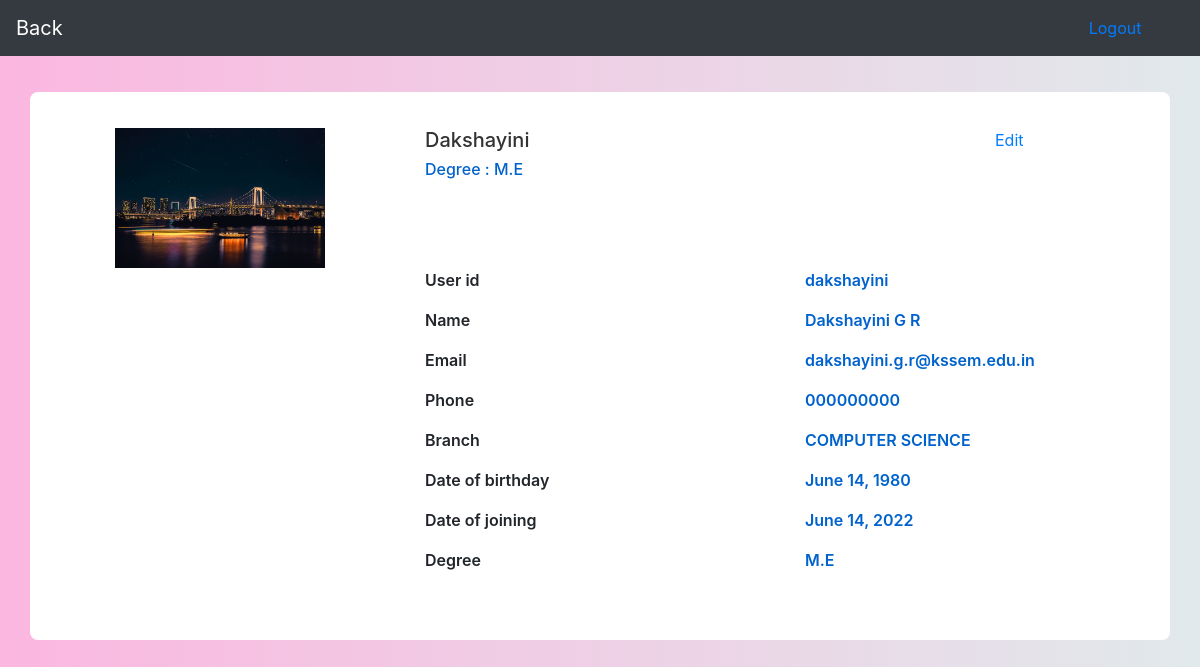
The app's page /facultyt_details/5 (signed in) with its own data.
### home/models.py (models this page shows, shortened)
class Faculty(models.Model):
    fid             = models.AutoField(primary_key=True)
    user_id         = models.CharField(max_length = 30, default='')
    first_name      = models.CharField(max_length = 30, default='')
    last_name       = models.CharField(max_length = 30, default='')
    image           = models.ImageField(upload_to='faculties/', null = True, blank = True)
    date_of_birth   = models.DateField(default=datetime.now(), blank = True)
    date_of_joining = models.DateField(default=datetime.now(), blank = True)
    email           = models.EmailField(max_length = 30, default = 'email',)
    gender          = models.CharField(max_length = 30, default = 'MALE', choices = GENDER_CHOUCE)
    degree          = models.CharField(max_length = 30, default = '')
    branch          = models.CharField(max_length = 30,  choices = BRANCH_CHOUCE)
    created_date    = models.DateField(auto_now_add = True)
    status          = models.BooleanField(default = 0)
    phone           = models.CharField( max_length = 30, default = '')

### home/views.py (the view)
# urls.py: path('facultyt_details/<int:pk>', login_required(FacultytDetails.as_view()), name = 'facultyt_details'),
class FacultytDetails(DetailView):
    model         = Faculty
    template_name = "faculty_details.html"
    def get_context_data(self, **kwargs):
        context = super().get_context_data(**kwargs)
        fac_id  =  self.kwargs['pk']
        if (User.objects.filter(last_name = fac_id).first()):
           context["user_id"] = User.objects.filter(last_name = fac_id).first().username
        else:
           context["user_id"] = 'User not created'
        return context

### home/templates/faculty_details.html (shortened to what this page needs)
{% load static %}
    <link rel="stylesheet" href="https://cdnjs.cloudflare.com/ajax/libs/font-awesome/5.13.0/css/all.min.css" />
    <link rel="stylesheet" href="{% static '/home/css/student_details.css' %}" type="text/css">
<link href="//maxcdn.bootstrapcdn.com/bootstrap/4.1.1/css/bootstrap.min.css" rel="stylesheet" id="bootstrap-css">
<nav class="navbar navbar-expand-lg navbar-dark bg-dark">
    <a class="navbar-brand" href="{% url 'faculties' %}">Back</a>
    <a class="nav-link active" href="{% url 'logout' %}" style="margin-left: 994px;">Logout</a>
</nav>
<div class="container emp-profile">
            <form method="post">
                <div class="row">
                    <div class="col-md-4" style="    width: 50%;height: 50%;">
                        <div class="profile-img">
                            <img src="{{  faculty.image.url }}" alt=""/ style="width:60%;height:60%">
                        </div>
                    </div>
                    <div class="col-md-6">
                        <div class="profile-head">
                                    <h5>
                                        {{ faculty.first_name }}
                                    </h5>
                                    <h6>
                                        Degree : {{ faculty.degree }}
                                    </h6>
                        </div>
                    </div>
                    <div class="col-md-2">
                        <a href="{% url 'update_faculty' faculty.pk %}" class="btn-card" title="Click to edit">Edit</a>
                    </div>
                </div>
                <div class="row">
                    <div class="col-md-4">
                    </div>
                    <div class="col-md-8">
                        <div class="tab-content profile-tab" id="myTabContent">
                            <div class="tab-pane fade show active" id="home" role="tabpanel" aria-labelledby="home-tab">
                                    <div class="row">
                                        <div class="col-md-6">
                                            <label>User id</label>
                                        </div>
                                        <div class="col-md-6">
                                            <p>{{ user_id }}</p>
                                        </div>
                                    </div>
                                        <div class="row">
                                            <div class="col-md-6">
                                                <label>Name</label>
                                            </div>
                                            <div class="col-md-6">
                                                <p>{{ faculty.first_name }}  {{ faculty.last_name }}</p>
                                            </div>
                                        </div>
                                        <div class="row">
                                            <div class="col-md-6">
                                                <label>Email</label>
                                            </div>
                                            <div class="col-md-6">
                                                <p>{{ faculty.email }}</p>
                                            </div>
                                        </div>
                                        <div class="row">
                                            <div class="col-md-6">
                                                <label>Phone</label>
                                            </div>
                                            <div class="col-md-6">
                                                <p>{{ faculty.phone }}</p>
                                            </div>
                                        </div>
                                        <div class="row">
                                            <div class="col-md-6">
                                                <label>Branch</label>
                                            </div>
                                            <div class="col-md-6">
                                                <p>{{ faculty.branch }}</p>
                                            </div>
                                        </div>
                                        <div class="row">
                                            <div class="col-md-6">
                                                <label>Date of birthday</label>
                                            </div>
                                            <div class="col-md-6">
                                                <p>{{ faculty.date_of_birth }}</p>
                                            </div>
                                        </div>
                                        <div class="row">
                                            <div class="col-md-6">
                                                <label>Date of joining</label>
                                            </div>
                                            <div class="col-md-6">
                                                <p>{{ faculty.date_of_joining }}</p>
                                            </div>
                                        </div>
                                        <div class="row">
                                            <div class="col-md-6">
                                                <label>Degree</label>
                                            </div>
                                            <div class="col-md-6">
                                                <p>{{ faculty.degree }}</p>
                                            </div>
                                        </div>
                            </div>
                        </div>
                    </div>
                </div>
                </div>

### static/home/css/student_details.css (style rules this page uses)
.emp-profile { padding: 3%; margin-top: 3%; margin-bottom: 3%; border-radius: 0.5rem; background: #fff; }
.profile-img { text-align: center; }
.profile-img img { width: 70%; height: 100%; }
.profile-head h5 { color: #333; }
.profile-head h6 { color: #0062cc; }
.profile-tab label { font-weight: 600; }
.profile-tab p { font-weight: 600; color: #0062cc; }

### records on screen
Faculty: image (picture), first_name "Dakshayini", degree "M.E", last_name "G R", email "dakshayini.g.r@kssem.edu.in", phone "000000000", branch "COMPUTER SCIENCE", date_of_birth "June 14, 1980", date_of_joining "June 14, 2022"

### other values on screen
{{ user_id }} "dakshayini"
